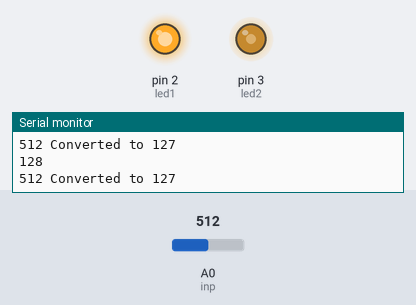
This sketch was run on a simulated Arduino Uno, built with avr-gcc and run on an emulated ATmega328P. Parts: output pins drawn as LEDs (lit = HIGH), the last lines printed to the serial monitor. The inputs (shaded band) are chosen by the test bench; at power-on: A0 (inp) = 512.

Above: at 1.2 s.
1.3 s: A0 (inp) set to 107
At 2.4 s:
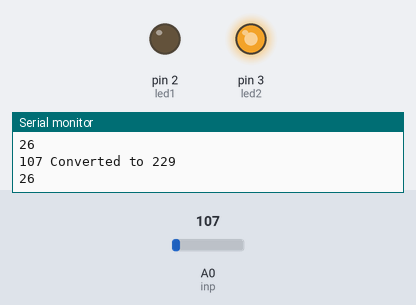
2.8 s: A0 (inp) set to 91
At 4.0 s:
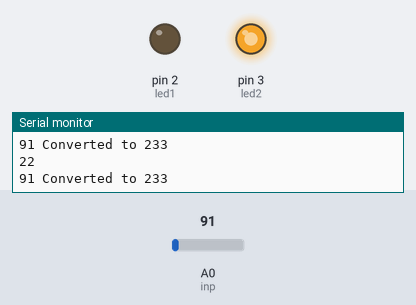
4.3 s: A0 (inp) set to 306
At 4.6 s:
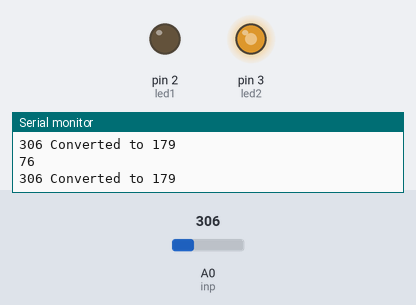
5.8 s: A0 (inp) set to 511
At 6.3 s:
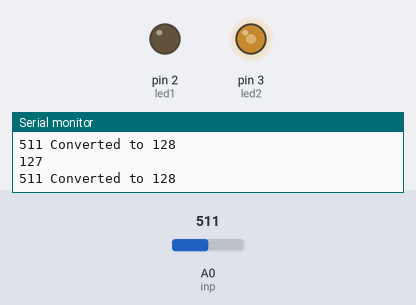
7.3 s: A0 (inp) set to 976
At 8.1 s:
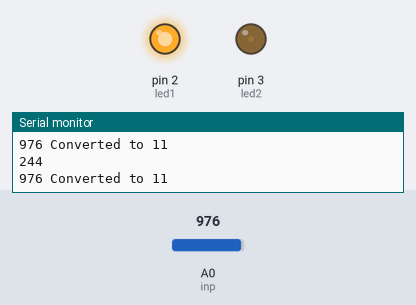
8.8 s: A0 (inp) set to 998
At 9.8 s:
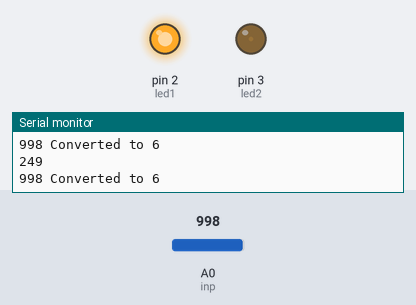
Timing chart, 0 to 11.3 s (numbered marks = the images above; inputs shaded):
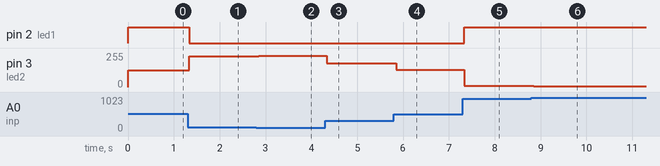

Measured:
- after the input at 1.3 s, pin 2 (led1): HIGH → LOW at once; pin 3 (led2): 127/255 → 229/255 at once
- after the input at 2.8 s, pin 3 (led2): 229/255 → 233/255 after 0.05 s
- after the input at 4.3 s, pin 3 (led2): 233/255 → 179/255 at once
- after the input at 5.8 s, pin 3 (led2): 179/255 → 128/255 after 0.05 s
- after the input at 7.3 s, pin 2 (led1): LOW → HIGH at once; pin 3 (led2): 128/255 → 11/255 at once
- after the input at 8.8 s, pin 3 (led2): 11/255 → 6/255 after 0.05 s

The sketch:

copy_of_led_w_pot1.ino
```cpp
// C++ code
//
int inp = A0;
int led1 = 2;
int led2 = 3;


void setup()
{
  pinMode(led1, OUTPUT);
  pinMode(led2, OUTPUT);
  pinMode(inp, INPUT);
  Serial.begin(9600);
}

void loop()
{
  int reading = analogRead(inp);
  Serial.print(reading);
  Serial.print(" Converted to ");
  int output = reading >> 2;
  Serial.println(255-output);
  Serial.println(output);
  analogWrite(led2, 255-output);
  analogWrite(led1, output);

}
```
